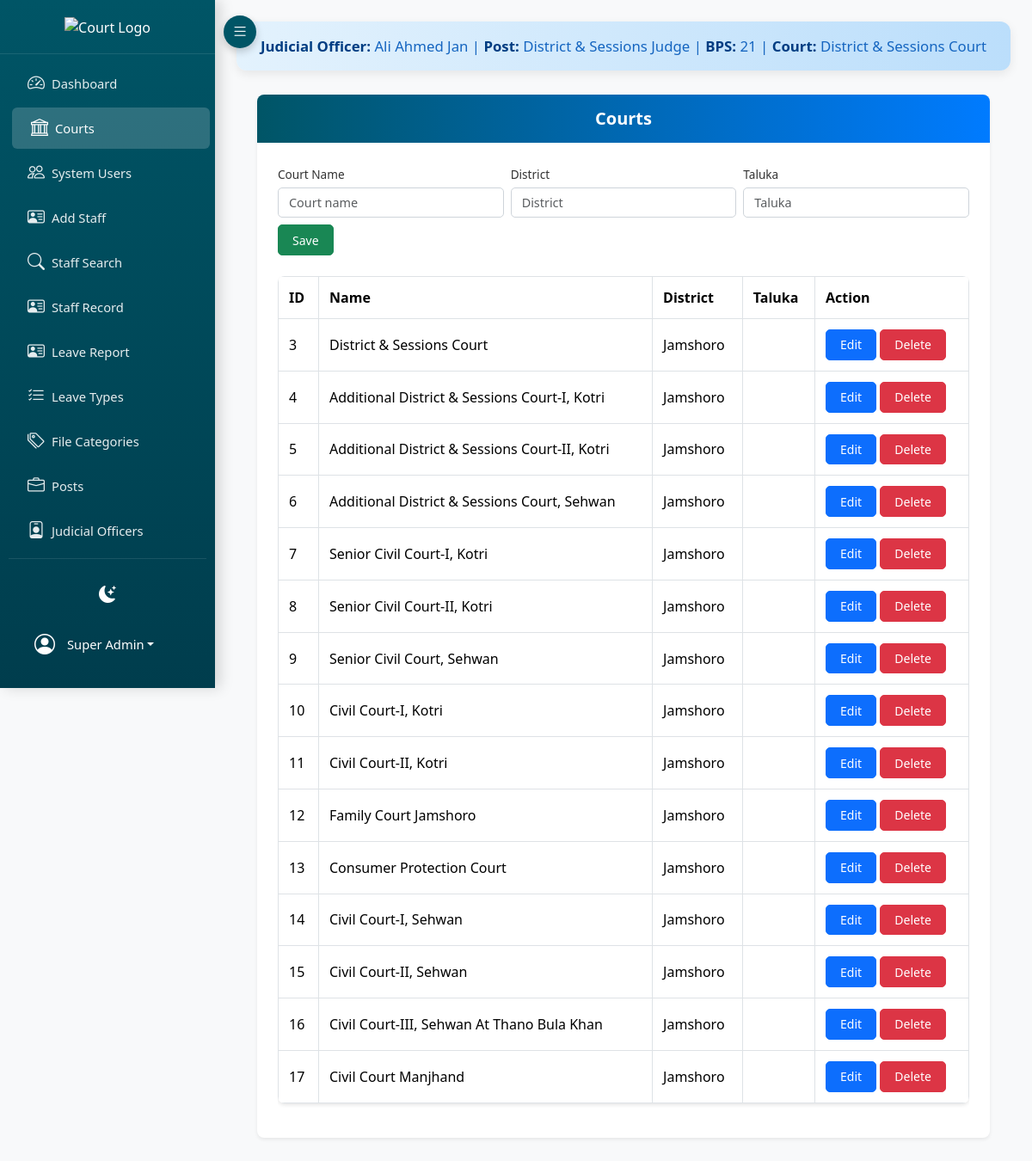
Screenshot of /project_root/index.php?page=courts (signed in) with the database file from the repository.
### tables this page shows
CREATE TABLE IF NOT EXISTS `judicial_officers` (
  `id` int(11) NOT NULL AUTO_INCREMENT,
  `officer_id` int(11) DEFAULT NULL,
  `post_id` int(11) DEFAULT NULL,
  `name` varchar(255) NOT NULL,
  `post` varchar(255) NOT NULL,
  `bps` varchar(20) NOT NULL,
  `court_id` int(11) DEFAULT NULL,
  `created_at` timestamp NULL DEFAULT CURRENT_TIMESTAMP,
  `status` varchar(50) DEFAULT 'Posted',
  `joining_date` date DEFAULT NULL,
  `transferred_date` date DEFAULT NULL,
  `district_id` int(11) DEFAULT NULL,
  `transferred_district` varchar(255) DEFAULT NULL,
  PRIMARY KEY (`id`),
  KEY `court_id` (`court_id`),
  KEY `fk_district` (`district_id`),
  KEY `fk_post` (`post_id`),
  KEY `fk_officer` (`officer_id`)
);

CREATE TABLE IF NOT EXISTS `courts` (
  `id` int(11) NOT NULL AUTO_INCREMENT,
  `name` varchar(255) NOT NULL,
  `district` varchar(255) DEFAULT NULL,
  `taluka` varchar(255) DEFAULT NULL,
  PRIMARY KEY (`id`)
);

### backend/controllers/AdminController.php (called while the page is built, shortened)
<?php
class AdminController {
    public static function courts($pdo) {
        $courts = $pdo->query('SELECT * FROM courts')->fetchAll();
        include __DIR__ . '/../views/admin_courts.php';
    }
}

### backend/views/admin_courts.php (the view, shortened to what this page needs)
<?php include __DIR__ . '/header.php'; ?>
<div class="container">
    <div class="courts-card shadow-sm border-0">
        <div class="card-header">
            <h5 class="card-title">Courts</h5>
        </div>
        <div class="card-body">
            <form method="post" action="?page=save_court" class="row g-2 mb-4">
                <div class="col-md-4 col-12">
                    <label class="form-label" for="court_name">Court Name</label>
                    <input class="form-control" name="name" id="court_name" placeholder="Court name" required aria-label="Court Name">
                </div>
                <div class="col-md-4 col-12">
                    <label class="form-label" for="court_district">District</label>
                    <input class="form-control" name="district" id="court_district" placeholder="District" required aria-label="District">
                </div>
                <div class="col-md-4 col-12">
                    <label class="form-label" for="court_taluka">Taluka</label>
                    <input class="form-control" name="court_taluka" id="court_taluka" placeholder="Taluka" aria-label="Taluka">
                </div>
                <div class="col-md-2 col-12 d-flex align-items-end">
                    <button class="btn btn-success btn-sm" type="submit" aria-label="Save Court">Save</button>
                </div>
            </form>
            <div class="table-responsive">
                <table class="table table-bordered table-sm">
                    <thead>
                        <tr>
                            <th>ID</th>
                            <th>Name</th>
                            <th>District</th>
                            <th>Taluka</th>
                            <th>Action</th>
                        </tr>
                    </thead>
                    <tbody>
                        <?php foreach($courts as $c): ?>
                        <tr>
                            <td><?= $c['id'] ?></td>
                            <td><?= htmlspecialchars($c['name']) ?></td>
                            <td><?= htmlspecialchars($c['district']) ?></td>
                            <td><?= htmlspecialchars($c['taluka']) ?></td>
                            <td>
                                <a href="#" class="btn btn-sm btn-primary"
                                   onclick="editCourt(<?= $c['id'] ?>,'<?= addslashes($c['name']) ?>','<?= addslashes($c['district']) ?>','<?= addslashes($c['taluka']) ?>')"
                                   aria-label="Edit Court">
                                    Edit
                                </a>
                                <a href="?page=delete_court&id=<?= $c['id'] ?>" class="btn btn-sm btn-danger"
                                   onclick="return confirm('Delete this court?')" aria-label="Delete Court">
                                    Delete
                                </a>
                            </td>
                        </tr>
                        <?php endforeach; ?>
                    </tbody>
                </table>
            </div>
        </div>
    </div>
</div>
<?php include __DIR__ . '/footer.php'; ?>

### backend/views/header.php (shortened to what this page needs)
<?php if (!isset($_SESSION)) session_start();
$user = $_SESSION['user'] ?? null;
$isAdmin = $user && (($user['role'] ?? '') === 'admin');
$judicialInfo = null;
if ($isAdmin && isset($pdo)) {
    try {
        $stmt = $pdo->prepare("
            SELECT jo.name AS officer_name,
                   jo.post AS officer_post,
                   jo.bps AS officer_bps,
                   c.name AS court_name
            FROM judicial_officers jo
            LEFT JOIN courts c ON c.id = jo.court_id
            WHERE jo.post = 'District & Sessions Judge'
              AND jo.status = 'Posted'
            LIMIT 1
        ");
        $stmt->execute();
        $judicialInfo = $stmt->fetch(PDO::FETCH_ASSOC);
    } catch (Throwable $e) {
    }
}
$currentPage = $_GET['page'] ?? 'dashboard';
?>
<!DOCTYPE html>
<html lang="en" data-bs-theme="light">
<head>
    <link href="https://cdn.jsdelivr.net/npm/bootstrap@5.3.2/dist/css/bootstrap.min.css" rel="stylesheet">
    <link href="https://cdn.jsdelivr.net/npm/bootstrap-icons@1.11.3/font/bootstrap-icons.min.css" rel="stylesheet">
</head>
<body>
<div class="sidebar" id="sidebar">
    <div class="logo">
        <img src="../assets/images/DC-LOGO.png" alt="Court Logo">
    </div>
    <div class="menu-scroll">
        <nav class="nav flex-column">
            <a href="?page=dashboard" class="nav-link <?= $currentPage === 'dashboard' ? 'active' : '' ?>">
                <i class="bi bi-speedometer2"></i>
                <span class="nav-text">Dashboard</span>
            </a>
            <?php if ($isAdmin): ?>
            <a href="?page=courts" class="nav-link <?= in_array($currentPage, ['courts']) ? 'active' : '' ?>">
                <i class="bi bi-bank"></i>
                <span class="nav-text">Courts</span>
            </a>
            <a href="?page=employees" class="nav-link <?= in_array($currentPage, ['employees']) ? 'active' : '' ?>">
                <i class="bi bi-people"></i>
                <span class="nav-text">System Users</span>
            </a>
            <a href="?page=employee_details" class="nav-link <?= in_array($currentPage, ['employee_details']) ? 'active' : '' ?>">
                <i class="bi bi-person-vcard"></i>
                <span class="nav-text">Add Staff</span>
            </a>
            <a href="?page=employee_search" class="nav-link <?= in_array($currentPage, ['employee_search', 'employee_profile']) ? 'active' : '' ?>">
                <i class="bi bi-search"></i>
                <span class="nav-text">Staff Search</span>
            </a>
            <a href="?page=files" class="nav-link <?= in_array($currentPage, ['files']) ? 'active' : '' ?>">
                <i class="bi bi-person-vcard"></i>
                <span class="nav-text">Staff Record</span>
            </a>
            <a href="?page=casual_leave_report" class="nav-link <?= in_array($currentPage, ['casual_leave_report']) ? 'active' : '' ?>">
                <i class="bi bi-person-vcard"></i>
                <span class="nav-text">Leave Report </span>
            </a>
            <a href="?page=leave_types" class="nav-link <?= in_array($currentPage, ['leave_types']) ? 'active' : '' ?>">
                <i class="bi bi-list-check"></i>
                <span class="nav-text">Leave Types</span>
            </a>
            <a href="?page=file_categories" class="nav-link <?= in_array($currentPage, ['file_categories']) ? 'active' : '' ?>">
                <i class="bi bi-tags"></i>
                <span class="nav-text">File Categories</span>
            </a>
            <a href="?page=posts" class="nav-link <?= in_array($currentPage, ['posts']) ? 'active' : '' ?>">
                <i class="bi bi-briefcase"></i>
                <span class="nav-text">Posts</span>
            </a>
            <a href="?page=judicial_officers" class="nav-link <?= in_array($currentPage, ['judicial_officers']) ? 'active' : '' ?>">
                <i class="bi bi-person-badge"></i>
                <span class="nav-text">Judicial Officers</span>
            </a>
            <?php endif; ?>
        </nav>
    </div>
    <div class="user-section">
        <div class="dark-toggle" id="darkToggle" title="Toggle Dark Mode">
            <i class="bi bi-moon-stars-fill" id="darkIcon"></i>
        </div>
        <div class="dropdown">
            <a class="nav-link dropdown-toggle text-white d-flex align-items-center px-0" href="#" role="button" data-bs-toggle="dropdown">
                <i class="bi bi-person-circle fs-4 me-2"></i>
                <span class="nav-text"><?= htmlspecialchars($user['name'] ?? 'User') ?></span>
            </a>
        </div>
    </div>
</div>
<button class="toggle-btn" id="toggleBtn">
    <i class="bi bi-list"></i>
</button>
<div class="main-content" id="mainContent">
    <?php if ($isAdmin && $judicialInfo): ?>
    <div class="judicial-bar">
        <strong>Judicial Officer:</strong> <?= htmlspecialchars($judicialInfo['officer_name']) ?> |
        <strong>Post:</strong> <?= htmlspecialchars($judicialInfo['officer_post']) ?> |
        <strong>BPS:</strong> <?= htmlspecialchars($judicialInfo['officer_bps']) ?> |
        <strong>Court:</strong> <?= htmlspecialchars($judicialInfo['court_name'] ?? 'District & Sessions Court Jamshoro') ?>
    </div>
    <?php endif; ?>
    <div class="container-fluid">

### backend/views/header.php (style rules this page uses)
:root { --sidebar-width: 250px; --sidebar-collapsed: 70px; --bg-light: #f8f9fa; --bg-dark: #121212; --card-light: #ffffff; --card-dark: #1e1e1e; --text-light: #212529; --text-dark: #e0e0e0; --border-dark: #444; }
body { background: var(--bg-light); color: var(--text-light); transition: background 0.3s ease, color 0.3s ease; font-family: 'Segoe UI', sans-serif; margin: 0; }
.sidebar { position: fixed; top: 0; left: 0; width: var(--sidebar-width); height: 100vh; background: linear-gradient(180deg, #005566, #003d4d); color: white; transition: width 0.35s cubic-bezier(0.4, 0, 0.2, 1); z-index: 1000; box-shadow: 6px 0 15px rgba(0,0,0,0.15); display: flex; flex-direction: column; }
.sidebar .logo { padding: 18px 12px; text-align: center; border-bottom: 1px solid rgba(255,255,255,0.1); flex-shrink: 0; }
.sidebar .logo img { height: 45px; max-width: 100%; object-fit: contain; transition: opacity 0.3s ease; }
.sidebar .menu-scroll { flex: 1; overflow-y: auto; overflow-x: hidden; padding: 8px 0; }
.sidebar .nav-link { color: rgba(255,255,255,0.9); padding: 9px 14px; margin: 2px 10px; border-radius: 6px; font-size: 0.92rem; font-weight: 500; transition: all 0.2s ease; display: flex; align-items: center; white-space: nowrap; }
.sidebar .nav-link:hover, .sidebar .nav-link.active { background: rgba(255,255,255,0.18); color: white; transform: translateX(4px); }
.sidebar .nav-link i { font-size: 1.25rem; width: 36px; text-align: center; flex-shrink: 0; }
.dark-toggle { padding: 10px 14px; margin: 6px 10px; text-align: center; cursor: pointer; border-radius: 6px; transition: background 0.2s; }
.dark-toggle i { font-size: 1.25rem; }
.user-section { padding: 10px 14px; margin: 6px 10px 12px; border-top: 1px solid rgba(255,255,255,0.1); flex-shrink: 0; }
.main-content { margin-left: var(--sidebar-width); min-height: 100vh; transition: margin-left 0.35s cubic-bezier(0.4, 0, 0.2, 1); padding: 25px; }
.toggle-btn { position: fixed; top: 18px; left: calc(var(--sidebar-width) + 10px); background: #005566; color: white; border: none; width: 38px; height: 38px; border-radius: 50%; z-index: 1001; transition: left 0.35s ease; box-shadow: 0 4px 10px rgba(0,0,0,0.2); }
.toggle-btn i { font-size: 1.2rem; }
.judicial-bar { background: linear-gradient(90deg, #e3f2fd, #bbdefb); padding: 16px 24px; text-align: center; font-size: 1.05rem; font-weight: 500; color: #1565c0; border-radius: 12px; box-shadow: 0 4px 12px rgba(0,0,0,0.08); margin-bottom: 28px; }
.judicial-bar strong { color: #003d82; font-weight: 700; }

### backend/views/admin_courts.php (style rules this page uses)
.courts-card { border-radius: 8px; box-shadow: 0 4px 8px rgba(0, 0, 0, 0.1); background: #fff; margin: 1rem 0; }
.courts-card .card-header { background: linear-gradient(90deg, #005566, #007bff); border-radius: 8px 8px 0 0; padding: 1rem; text-align: center; }
.courts-card .card-title { color: #fff; font-weight: 600; margin-bottom: 0; font-size: 1.25rem; }
.courts-card .card-body { padding: 1.5rem; }
.form-control { border-radius: 5px; border: 1px solid #ced4da; font-size: 0.9rem; transition: border-color 0.2s ease; }
.form-label { font-size: 0.85rem; color: #333; margin-bottom: 0.25rem; }
.btn-sm { font-weight: 500; border-radius: 5px; padding: 0.4rem 1rem; transition: background-color 0.2s ease, transform 0.1s ease; }
.table { border-radius: 8px; overflow: hidden; background: #fff; box-shadow: 0 2px 4px rgba(0, 0, 0, 0.1); }
.table thead { background: #f8f9fa; color: #333; }
.table th, .table td { border: 1px solid #dee2e6; padding: 0.75rem; vertical-align: middle; }

### rows the page displays
judicial_officers: name "Ali Ahmed Jan", post "District & Sessions Judge", bps "21", court.name "District & Sessions Court"
courts: id "3", name "District & Sessions Court", district "Jamshoro"
courts: id "4", name "Additional District & Sessions Court-I, Kotri", district "Jamshoro"
courts: id "5", name "Additional District & Sessions Court-II, Kotri", district "Jamshoro"
courts: id "6", name "Additional District & Sessions Court, Sehwan", district "Jamshoro"
courts: id "7", name "Senior Civil Court-I, Kotri", district "Jamshoro"
courts: id "8", name "Senior Civil Court-II, Kotri", district "Jamshoro"
courts: id "9", name "Senior Civil Court, Sehwan", district "Jamshoro"
courts: id "10", name "Civil Court-I, Kotri", district "Jamshoro"
courts: id "11", name "Civil Court-II, Kotri", district "Jamshoro"
courts: id "12", name "Family Court Jamshoro", district "Jamshoro"
courts: id "13", name "Consumer Protection Court", district "Jamshoro"
courts: id "14", name "Civil Court-I, Sehwan", district "Jamshoro"
courts: id "15", name "Civil Court-II, Sehwan", district "Jamshoro"
courts: id "16", name "Civil Court-III, Sehwan At Thano Bula Khan", district "Jamshoro"
courts: id "17", name "Civil Court Manjhand", district "Jamshoro"

### other values shown
$user['name'] "Super Admin"
